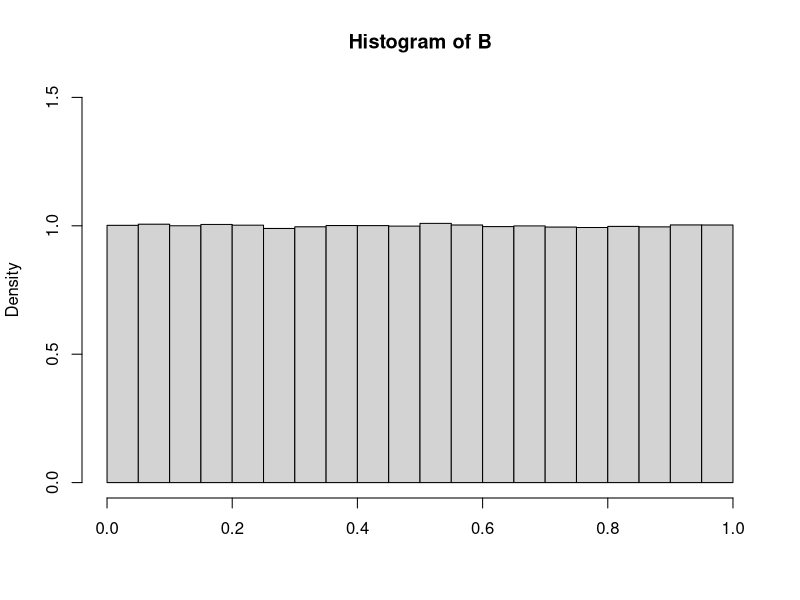
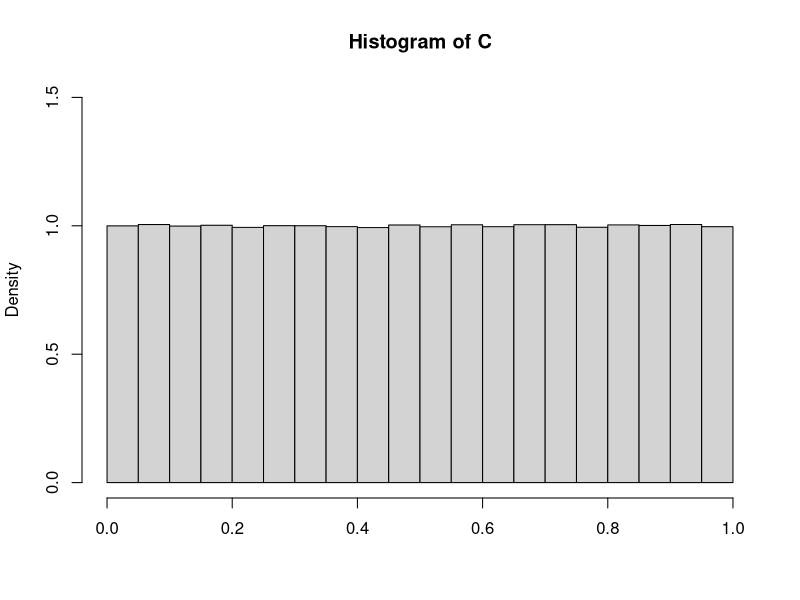
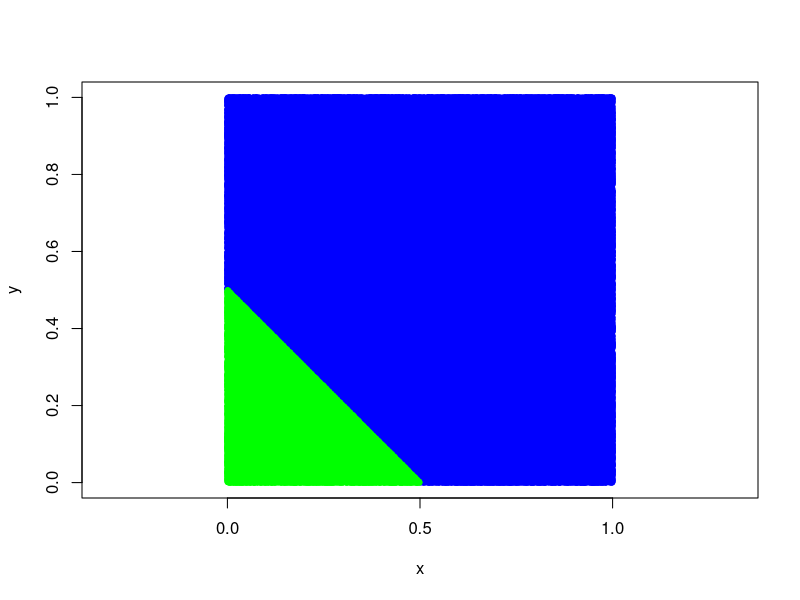
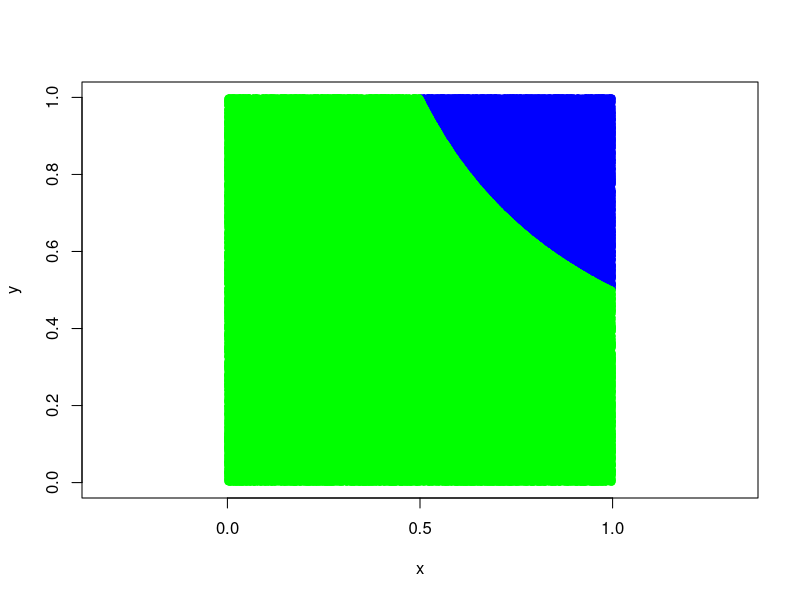
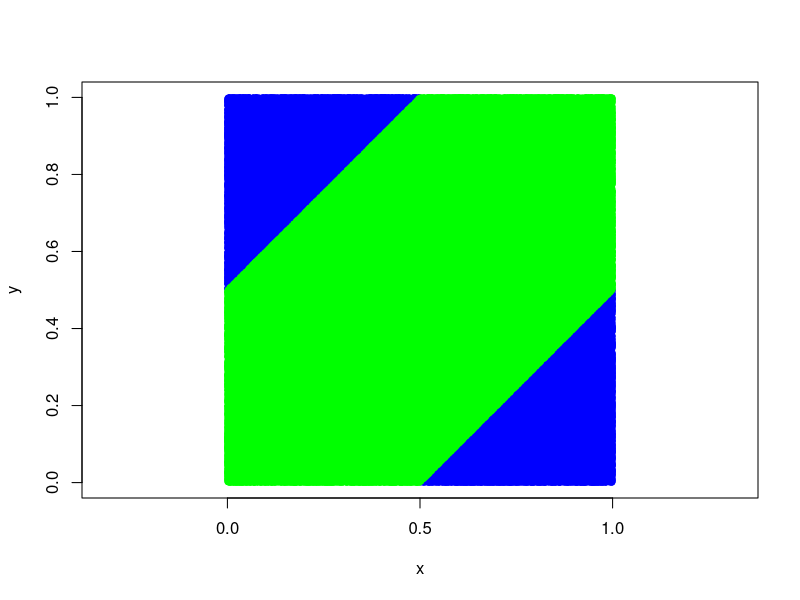
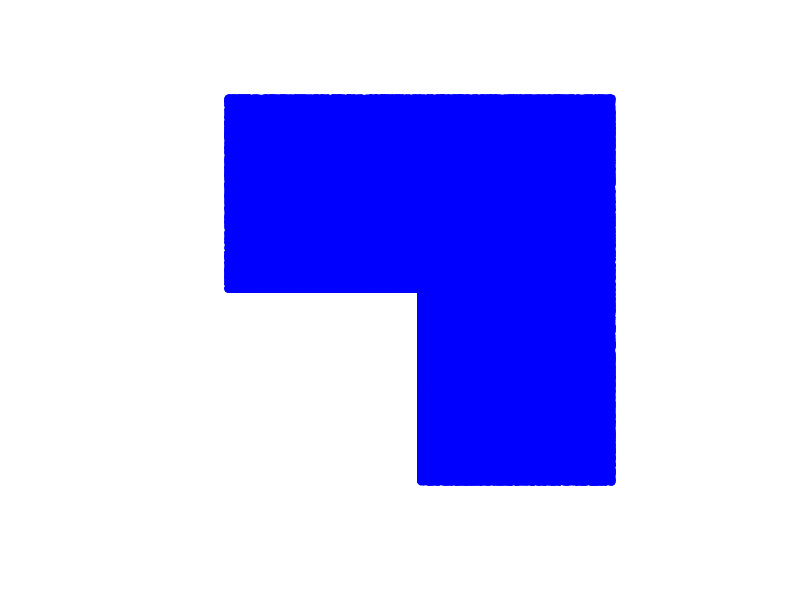

These figures' R source, in order: (Note: a time limit stopped this script after it produced the figures.)
## ---- chunk 1
#number of observations
n <- 1000000

#generate 1000000X2 matrix of random numbers between 0 and 1. 
#matrix will contain 2 vectors bc[,1] = B and bc[,2] = C
bc <- matrix(runif(2*n, min=0, max=1), ncol=2)

#draw histogram of B to check skewness
hist(bc[,1], prob=TRUE, ylim=c(0,1.5), main = 'Histogram of B', xlab = '')

## ---- chunk 2
#draw histogram of C to check skewness
hist(bc[,2], prob=TRUE, ylim=c(0,1.5), main = 'Histogram of C', xlab = '')
## ---- chunk 3
#create a function to check if sum is less than 0.5
sumCoordinates <- function(x,y){return(x + y<0.5)}

#get true if sum of the coordinates is less than 0.5
outputbplusc <- sumCoordinates(bc[,1], bc[,2])

plot(x=bc[!outputbplusc,1], y=bc[!outputbplusc,2], xlab="x", ylab="y", col='blue', pch=20, xlim=c(0,1), ylim=c(0,1), asp=1)
points(bc[outputbplusc,1], bc[outputbplusc,2], col='green', pch=20)
## ---- chunk 4
#for a sample of 1000000 rows check number of coordinates sum is less than 0.5
#since output holds true or false values, it returns only true values
positives <- length(bc[outputbplusc,1])

#probability
prob <- positives/n
## ---- chunk 5
#create a function to check if sum is less than 0.5
prodCoordinates <- function(x,y){return((x * y)<0.5)}

#get true if sum of the coordinates is less than 0.5
outputbtimesc <- prodCoordinates(bc[,1], bc[,2])

plot(x=bc[!outputbtimesc,1], y=bc[!outputbtimesc,2], xlab="x", ylab="y", col='blue', pch=20, xlim=c(0,1), ylim=c(0,1), asp=1)
points(bc[outputbtimesc,1], bc[outputbtimesc,2], col='green', pch=20)
## ---- chunk 6
#for a sample of 1000000 rows check number of coordinates sum is less than 0.5
#since output holds true or false values, it returns only true values
positives <- length(bc[outputbtimesc,1])

#probability
prob <- positives/n
## ---- chunk 7
#create a function to check if sum is less than 0.5
diffCoordinates <- function(x,y){return(abs(x - y)<0.5)}

#get true if sum of the coordinates is less than 0.5
outputabsbminusc <- diffCoordinates(bc[,1], bc[,2])

plot(x=bc[!outputabsbminusc,1], y=bc[!outputabsbminusc,2], xlab="x", ylab="y", col='blue', pch=20, xlim=c(0,1), ylim=c(0,1), asp=1)
points(bc[outputabsbminusc,1], bc[outputabsbminusc,2], col='green', pch=20)
## ---- chunk 8
#for a sample of 1000000 rows check number of coordinates sum is less than 0.5
#since output holds true or false values, it returns only true values
positives <- length(bc[outputabsbminusc,1])

#probability
prob <- positives/n
## ---- chunk 9
#create a function to check if sum is less than 0.5
maxCoordinates <- function(x,y){return(max(x, y)<0.5)}

outputmaxbc <- rep(TRUE, n)
#get true if sum of the coordinates is less than 0.5
for (i in 1:n){
  outputmaxbc[i] <- maxCoordinates(bc[i,1], bc[i,2])
}


plot(x=bc[!outputmaxbc,1], y=bc[!outputmaxbc,2], xlab="x", ylab="y", col='blue', pch=20, xlim=c(0,1), ylim=c(0,1), asp=1)
points(bc[outputmaxbc,1], bc[outputmaxbc,2], col='green', pch=20)
## ---- chunk 10
#for a sample of 1000000 rows check number of coordinates sum is less than 0.5
#since output holds true or false values, it returns only true values
positives <- length(bc[outputmaxbc,1])

#probability
prob <- positives/n
## ---- chunk 11
#create a function to check if sum is less than 0.5
minCoordinates <- function(x,y){return(min(x, y)<0.5)}

outputminbc <- rep(TRUE, n)
#get true if sum of the coordinates is less than 0.5
for (i in 1:n){
  outputminbc[i] <- minCoordinates(bc[i,1], bc[i,2])
}


plot(x=bc[!outputminbc,1], y=bc[!outputminbc,2], xlab="x", ylab="y", col='blue', pch=20, xlim=c(0,1), ylim=c(0,1), asp=1)
points(bc[outputminbc,1], bc[outputminbc,2], col='green', pch=20)
## ---- chunk 12
#for a sample of 1000000 rows check number of coordinates sum is less than 0.5
#since output holds true or false values, it returns only true values
positives <- length(bc[outputminbc,1])

#probability
prob <- positives/n
## ---- chunk 13
par(mfrow=c(3,2))
hist(bc[outputbplusc,1],main = 'Histogram of B+C < 0.5', xlab = '')
hist(bc[outputbtimesc,1],main = 'Histogram of BC < 0.5', xlab = '')
hist(bc[outputabsbminusc,1],main = 'Histogram of |B-C| < 0.5', xlab = '')
hist(bc[outputmaxbc,1],main = 'Histogram of MAX(B,C) < 0.5', xlab = '')
hist(bc[outputminbc,1],main = 'Histogram of MIN(B,C) < 0.5', xlab = '')
